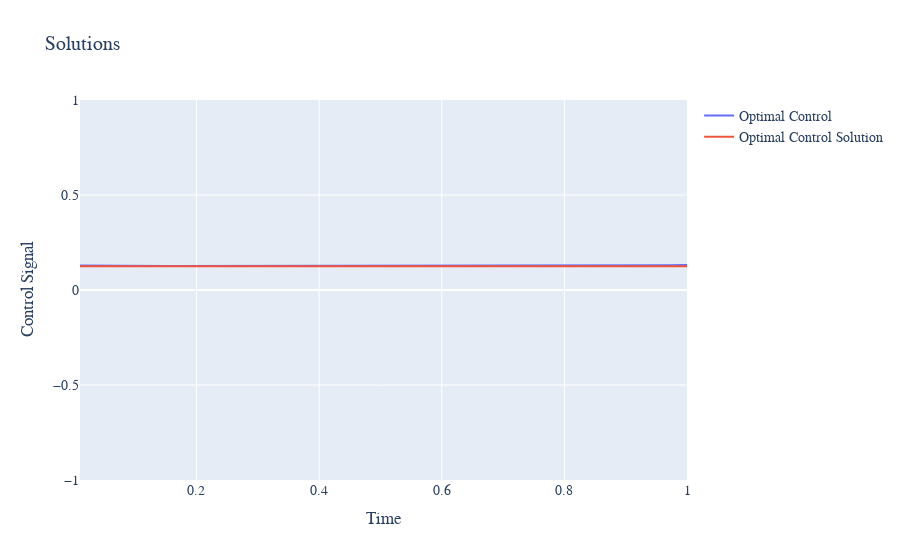
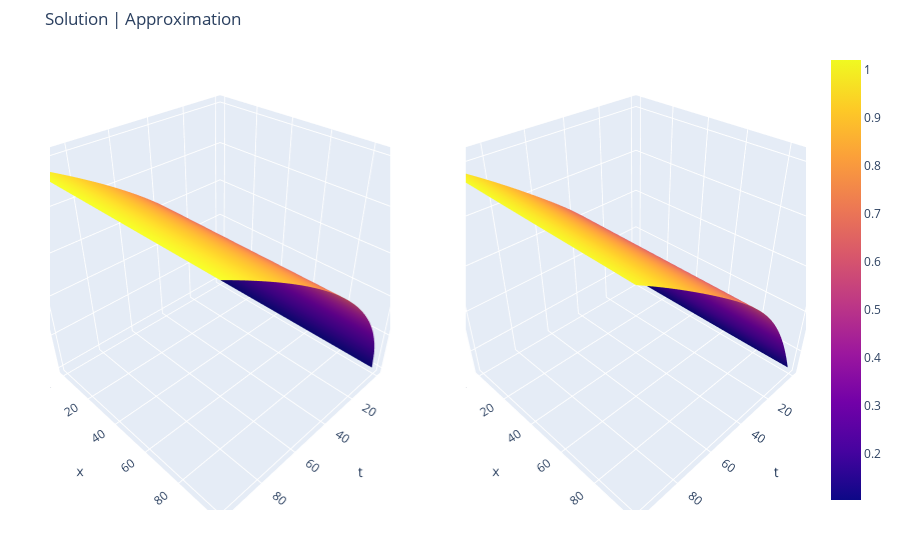

The code cell stored with these charts, in order, in its notebook:
### Code cell
plot_control(solver.u, u_sol)
plot_value(solver.J, J_sol)
